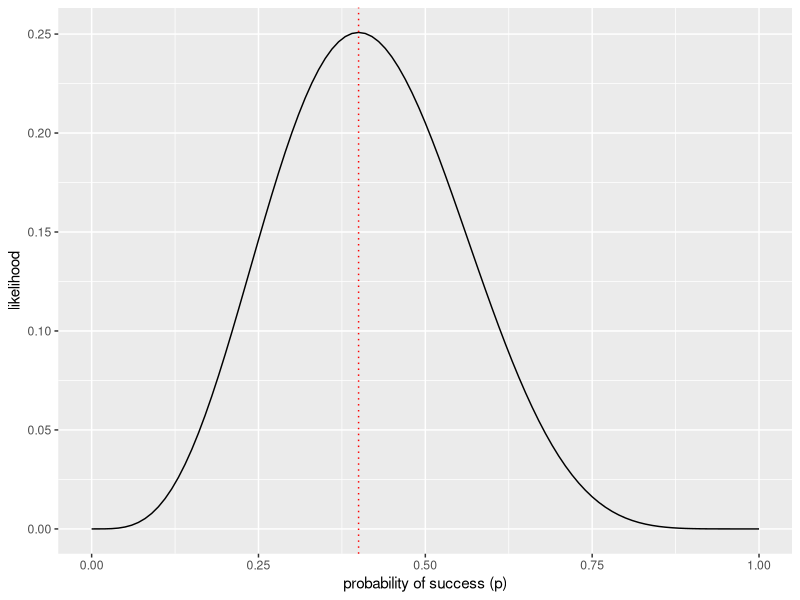
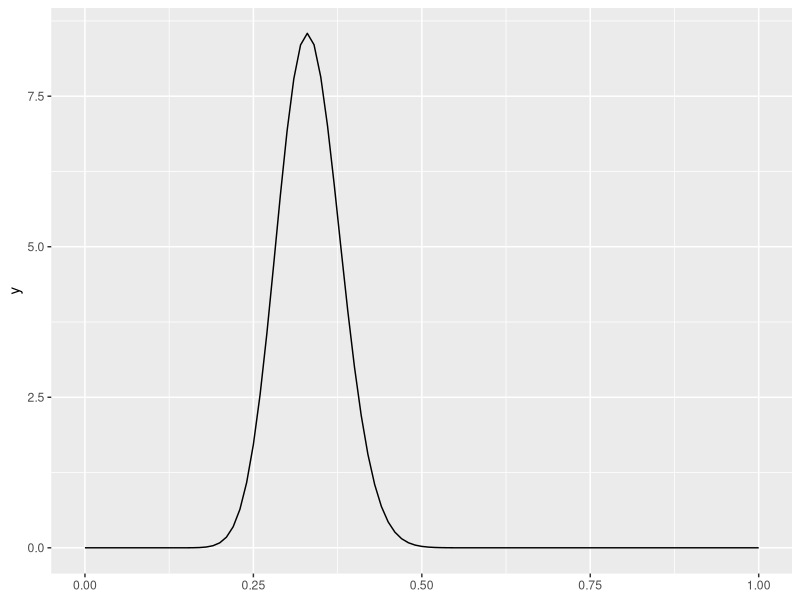
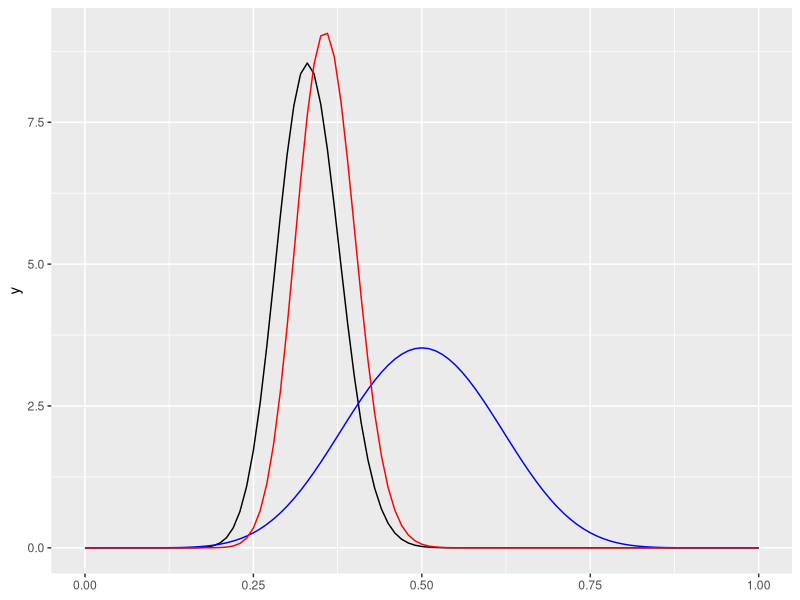
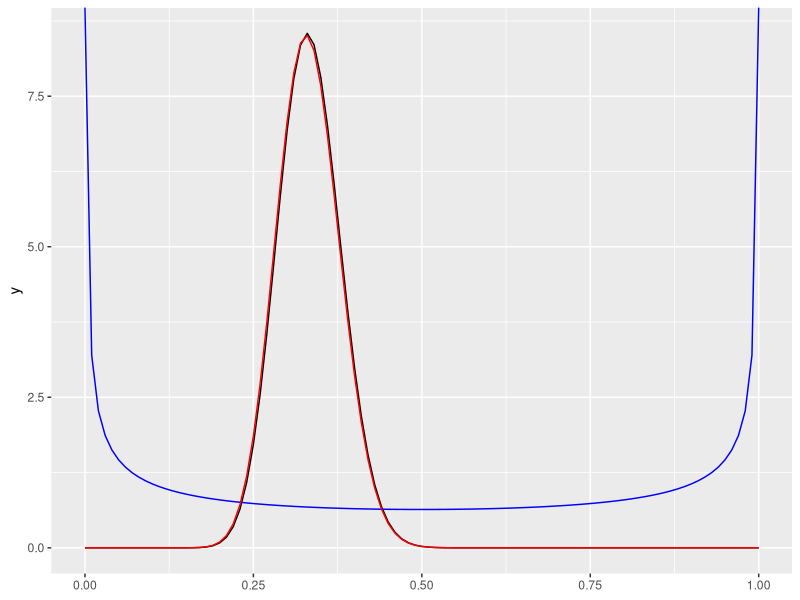

R code for these plots, in order:
## ---- chunk 1
print(dbinom(4,10,0.5))
## ---- chunk 2
library(tidyverse)
n <- 10
k <- 4
pl <- ggplot(data = data.frame(x = 0, y = 0)) + xlim(c(0,1))
like_fun <- function(p) {
  lik <- dbinom(k, n, p)
  return(lik)
}
pl <- pl + stat_function(fun = like_fun) + 
  xlab('probability of success (p)') + 
  ylab('likelihood') +
  geom_vline(xintercept = 0.4, linetype='dotted', color = 'red')
show(pl)
## ---- chunk 3
# Define variable containing URL
url <- "https://imgs.xkcd.com/comics/modified_bayes_theorem.png"
## ---- chunk 4
# Define variable containing URL
url <- "https://imgs.xkcd.com/comics/frequentists_vs_bayesians.png"
## ---- chunk 5
library(tidyverse)
n <- 100
m <- 33
pl <- ggplot(data = data.frame(x = 0, y = 0)) + xlim(c(0,1))
likelihood_function <- function(p) {
  lik <- choose(n, m) * p^m * (1-p)^(n - m)
  # divide by the evidence to make into density function
  return(lik * (n + 1))
}
pl <- pl + stat_function(fun = likelihood_function)
show(pl)
## ---- chunk 6
# a strong prior
alpha <- 10
beta <- 10
prior_function <- function(p) dbeta(p, alpha, beta)
posterior_function <- function(p) dbeta(p, alpha + m, beta + n - m)
pl + stat_function(fun = prior_function, colour = "blue") + 
  stat_function(fun = posterior_function, colour = "red")
## ---- chunk 7
# a weak prior
alpha <- 1/2
beta <- 1/2
pl + stat_function(fun = prior_function, colour = "blue") + 
  stat_function(fun = posterior_function, colour = "red")
